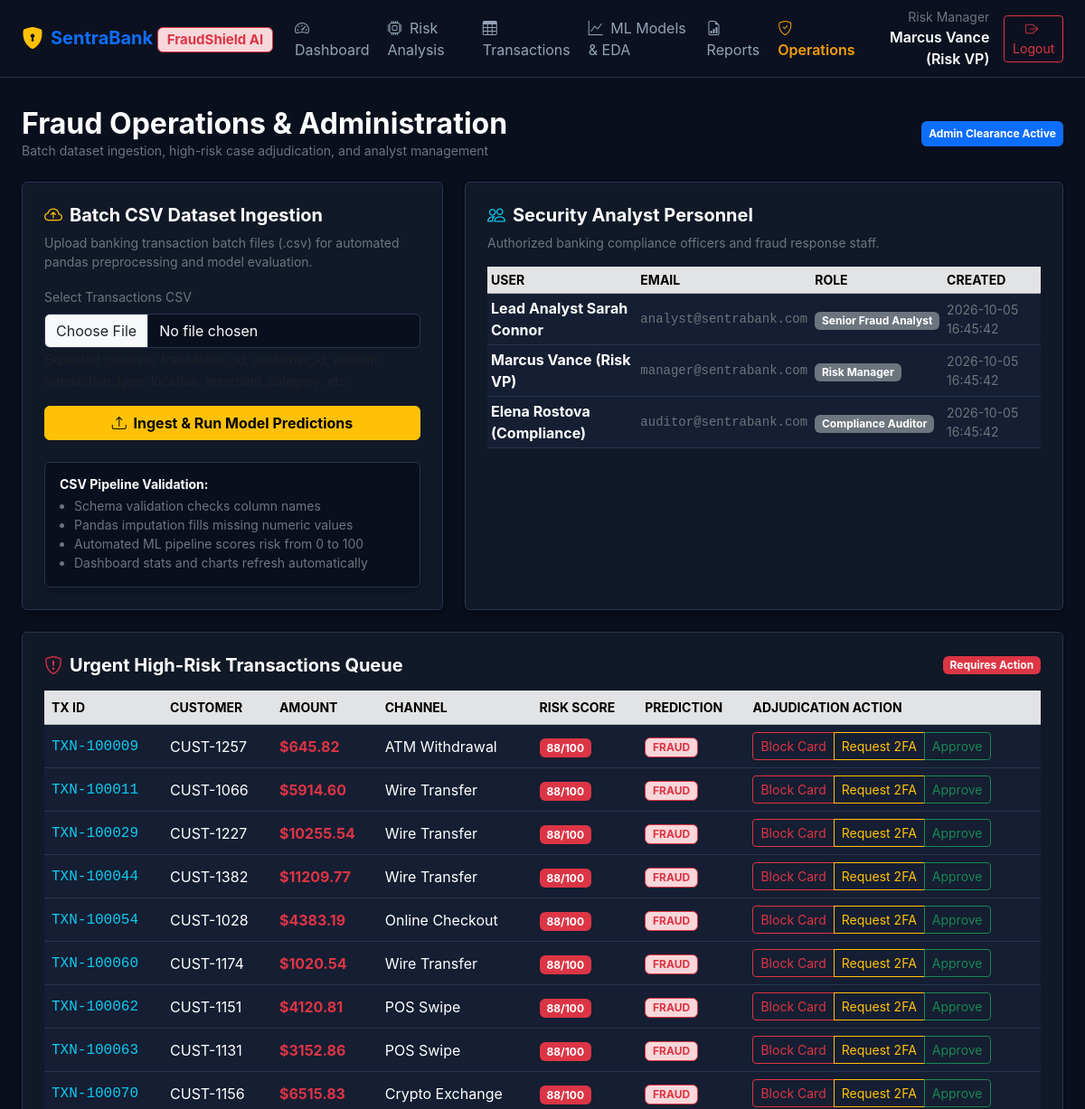
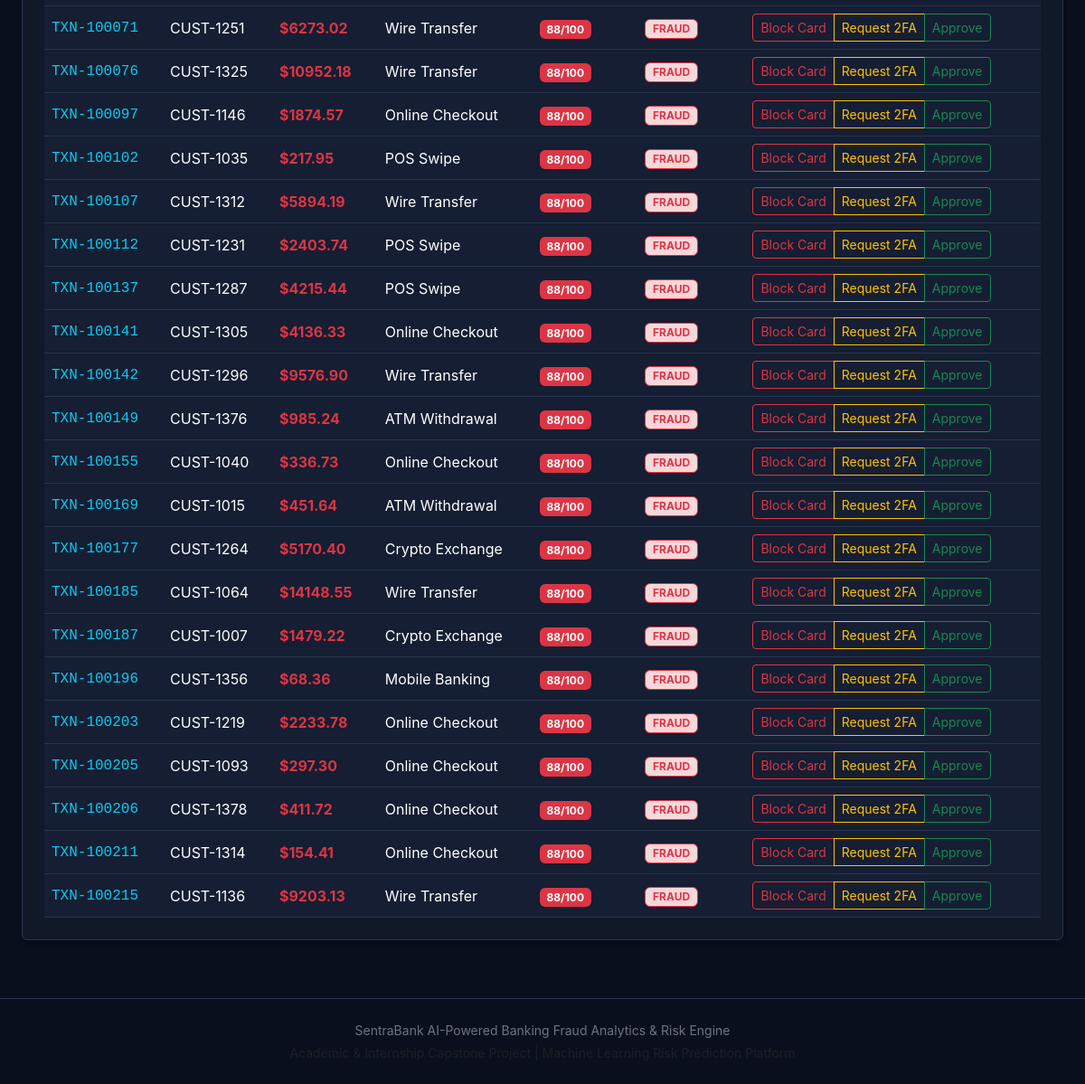
/admin (signed in), run on the app's committed database (2 pictures, top to bottom).
### tables this page shows
CREATE TABLE users (
        id INTEGER PRIMARY KEY AUTOINCREMENT,
        username TEXT UNIQUE NOT NULL,
        email TEXT UNIQUE NOT NULL,
        password_hash TEXT NOT NULL,
        role TEXT NOT NULL DEFAULT 'analyst',
        full_name TEXT NOT NULL,
        created_at TIMESTAMP DEFAULT CURRENT_TIMESTAMP
    );

CREATE TABLE transactions (
        id INTEGER PRIMARY KEY AUTOINCREMENT,
        transaction_id TEXT UNIQUE NOT NULL,
        customer_id TEXT NOT NULL,
        amount REAL NOT NULL,
        transaction_type TEXT NOT NULL,
        transaction_time TEXT NOT NULL,
        account_age INTEGER,
        location TEXT,
        merchant_category TEXT,
        device_type TEXT,
        previous_transactions INTEGER DEFAULT 0,
        previous_fraud_count INTEGER DEFAULT 0,
        transaction_frequency REAL DEFAULT 0.0,
        failed_transactions INTEGER DEFAULT 0,
        is_fraud INTEGER DEFAULT 0,
        prediction TEXT,
        fraud_probability REAL,
        risk_score INTEGER,
        risk_level TEXT,
        status TEXT DEFAULT 'pending_review',
        analyst_notes TEXT,
        created_at TIMESTAMP DEFAULT CURRENT_TIMESTAMP
    );

### app.py (the view)
@app.route('/admin')
@login_required
def admin():
    conn = get_db()
    high_risk = conn.execute('SELECT * FROM transactions WHERE risk_score >= 60 ORDER BY risk_score DESC LIMIT 30').fetchall()
    users = conn.execute('SELECT id, username, email, role, full_name, created_at FROM users').fetchall()
    conn.close()
    return render_template('admin.html', high_risk=high_risk, users=users)

### app.py (called while the page is built)
def get_db():
    conn = sqlite3.connect(DB_PATH)
    conn.row_factory = sqlite3.Row
    return conn

def login_required(f):
    @wraps(f)
    def decorated_function(*args, **kwargs):
        if 'user_id' not in session:
            flash('Please log in to access the fraud detection portal.', 'warning')
            return redirect(url_for('login'))
        return f(*args, **kwargs)
    return decorated_function

### templates/admin.html (shortened to what this page needs)
{% extends "base.html" %}
{% block content %}
<div class="d-flex justify-content-between align-items-center mb-4 flex-wrap gap-2">
    <div>
        <h2 class="fw-bold text-white mb-0">Fraud Operations & Administration</h2>
        <p class="text-secondary small mb-0">Batch dataset ingestion, high-risk case adjudication, and analyst management</p>
    </div>
    <span class="badge bg-primary p-2">Admin Clearance Active</span>
</div>
<div class="row g-4 mb-4">
    <div class="col-12 col-lg-5">
        <div class="card bg-navy border-secondary h-100 p-4">
            <h5 class="fw-bold text-white mb-2"><i class="bi bi-cloud-arrow-up text-warning me-2"></i>Batch CSV Dataset Ingestion</h5>
            <p class="text-secondary small mb-3">Upload banking transaction batch files (.csv) for automated pandas preprocessing and model evaluation.</p>
            <form action="{{ url_for('upload') }}" method="POST" enctype="multipart/form-data">
                <div class="mb-3">
                    <label class="form-label small text-secondary">Select Transactions CSV</label>
                    <input class="form-control bg-dark text-light border-secondary" type="file" name="file" accept=".csv" required>
                    <small class="text-muted">Expected columns: transaction_id, customer_id, amount, transaction_type, location, merchant_category, etc.</small>
                </div>
                <button type="submit" class="btn btn-warning w-100 fw-bold">
                    <i class="bi bi-upload me-1"></i> Ingest & Run Model Predictions
                </button>
            </form>
            <div class="card bg-dark border-secondary p-3 mt-4">
                <h6 class="small fw-bold text-white mb-1">CSV Pipeline Validation:</h6>
                <ul class="text-secondary small mb-0 ps-3">
                    <li>Schema validation checks column names</li>
                    <li>Pandas imputation fills missing numeric values</li>
                    <li>Automated ML pipeline scores risk from 0 to 100</li>
                    <li>Dashboard stats and charts refresh automatically</li>
                </ul>
            </div>
        </div>
    </div>
    <div class="col-12 col-lg-7">
        <div class="card bg-navy border-secondary h-100 p-4">
            <h5 class="fw-bold text-white mb-2"><i class="bi bi-people text-info me-2"></i>Security Analyst Personnel</h5>
            <p class="text-secondary small mb-3">Authorized banking compliance officers and fraud response staff.</p>
            <div class="table-responsive">
                <table class="table table-dark table-hover table-sm align-middle">
                    <thead class="table-secondary small text-uppercase">
                        <tr>
                            <th>User</th>
                            <th>Email</th>
                            <th>Role</th>
                            <th>Created</th>
                        </tr>
                    </thead>
                    <tbody>
                        {% for u in users %}
                        <tr>
                            <td class="fw-bold text-white">{{ u.full_name }}</td>
                            <td class="font-monospace small text-secondary">{{ u.email }}</td>
                            <td><span class="badge bg-secondary">{{ u.role }}</span></td>
                            <td class="small text-secondary">{{ u.created_at }}</td>
                        </tr>
                        {% endfor %}
                    </tbody>
                </table>
            </div>
        </div>
    </div>
</div>
<div class="card bg-navy border-secondary p-4">
    <div class="d-flex justify-content-between align-items-center mb-3">
        <h5 class="fw-bold text-white mb-0"><i class="bi bi-shield-exclamation text-danger me-2"></i>Urgent High-Risk Transactions Queue</h5>
        <span class="badge bg-danger">Requires Action</span>
    </div>
    <div class="table-responsive">
        <table class="table table-dark table-hover mb-0 align-middle">
            <thead class="table-secondary small text-uppercase">
                <tr>
                    <th>Tx ID</th>
                    <th>Customer</th>
                    <th>Amount</th>
                    <th>Channel</th>
                    <th>Risk Score</th>
                    <th>Prediction</th>
                    <th>Adjudication Action</th>
                </tr>
            </thead>
            <tbody>
                {% for tx in high_risk %}
                <tr>
                    <td class="font-monospace text-info">{{ tx.transaction_id }}</td>
                    <td>{{ tx.customer_id }}</td>
                    <td class="fw-bold text-danger">${{ "%.2f"|format(tx.amount) }}</td>
                    <td>{{ tx.transaction_type }}</td>
                    <td><span class="badge bg-danger">{{ tx.risk_score }}/100</span></td>
                    <td><span class="badge bg-danger-subtle text-danger border border-danger">FRAUD</span></td>
                    <td>
                        <div class="btn-group btn-group-sm">
                            <button type="button" class="btn btn-outline-danger" onclick="alert('Transaction {{ tx.transaction_id }} officially blocked and card frozen.')">
                                Block Card
                            </button>
                            <button type="button" class="btn btn-outline-warning" onclick="alert('OTP Challenge dispatched to Customer {{ tx.customer_id }}.')">
                                Request 2FA
                            </button>
                            <button type="button" class="btn btn-outline-success" onclick="alert('Marked as false positive and approved.')">
                                Approve
                            </button>
                        </div>
                    </td>
                </tr>
                {% endfor %}
            </tbody>
        </table>
    </div>
</div>
{% endblock %}

### templates/base.html (shortened to what this page needs)
<!DOCTYPE html>
<html lang="en">
<head>
    <link href="https://cdn.jsdelivr.net/npm/bootstrap@5.3.3/dist/css/bootstrap.min.css" rel="stylesheet">
    <link href="https://cdn.jsdelivr.net/npm/bootstrap-icons@1.11.3/font/bootstrap-icons.min.css" rel="stylesheet">
    <link rel="stylesheet" href="{{ url_for('static', filename='css/style.css') }}">
</head>
<body class="bg-dark text-light">
    {% if session.get('user_id') %}
    <nav class="navbar navbar-expand-lg navbar-dark bg-navy border-bottom border-secondary sticky-top">
        <div class="container-fluid px-4">
            <a class="navbar-brand d-flex align-items-center gap-2 fw-bold text-primary" href="{{ url_for('dashboard') }}">
                <i class="bi bi-shield-lock-fill fs-4 text-warning"></i>
                <span>SentraBank <span class="badge bg-danger-subtle text-danger border border-danger">FraudShield AI</span></span>
            </a>
            <div class="collapse navbar-collapse" id="navMenu">
                <ul class="navbar-nav me-auto mb-2 mb-lg-0 gap-1">
                    <li class="nav-item">
                        <a class="nav-link {% if request.endpoint == 'dashboard' %}active text-warning fw-semibold{% endif %}" href="{{ url_for('dashboard') }}">
                            <i class="bi bi-speedometer2 me-1"></i> Dashboard
                        </a>
                    </li>
                    <li class="nav-item">
                        <a class="nav-link {% if request.endpoint == 'predict' %}active text-warning fw-semibold{% endif %}" href="{{ url_for('predict') }}">
                            <i class="bi bi-cpu me-1"></i> Risk Analysis
                        </a>
                    </li>
                    <li class="nav-item">
                        <a class="nav-link {% if request.endpoint == 'transactions' %}active text-warning fw-semibold{% endif %}" href="{{ url_for('transactions') }}">
                            <i class="bi bi-table me-1"></i> Transactions
                        </a>
                    </li>
                    <li class="nav-item">
                        <a class="nav-link {% if request.endpoint == 'analytics' %}active text-warning fw-semibold{% endif %}" href="{{ url_for('analytics') }}">
                            <i class="bi bi-graph-up me-1"></i> ML Models & EDA
                        </a>
                    </li>
                    <li class="nav-item">
                        <a class="nav-link {% if request.endpoint == 'reports' %}active text-warning fw-semibold{% endif %}" href="{{ url_for('reports') }}">
                            <i class="bi bi-file-earmark-bar-graph me-1"></i> Reports
                        </a>
                    </li>
                    <li class="nav-item">
                        <a class="nav-link {% if request.endpoint == 'admin' %}active text-warning fw-semibold{% endif %}" href="{{ url_for('admin') }}">
                            <i class="bi bi-shield-check me-1"></i> Operations
                        </a>
                    </li>
                </ul>
                <div class="d-flex align-items-center gap-3">
                    <div class="text-end d-none d-md-block">
                        <small class="text-secondary d-block">{{ session.get('role', 'Fraud Analyst') }}</small>
                        <span class="fw-semibold text-white">{{ session.get('full_name', 'Analyst') }}</span>
                    </div>
                    <form action="{{ url_for('logout') }}" method="POST" class="d-inline">
                        <button type="submit" class="btn btn-outline-danger btn-sm">
                            <i class="bi bi-box-arrow-right me-1"></i> Logout
                        </button>
                    </form>
                </div>
            </div>
        </div>
    </nav>
    {% endif %}
    <div class="container-fluid px-4 pt-3">
    </div>
    <main class="container-fluid px-4 py-3">
        {% block content %}{% endblock %}
    </main>
    <footer class="py-4 mt-5 border-top border-secondary text-center text-secondary small">
        <div class="container">
            <p class="mb-1">SentraBank AI-Powered Banking Fraud Analytics & Risk Engine</p>
            <p class="mb-0 text-muted">Academic & Internship Capstone Project | Machine Learning Risk Prediction Platform</p>
        </div>
    </footer>
</body>
</html>

### static/css/style.css (style rules this page uses)
:root { --bs-dark-rgb: 10, 15, 29; --navy-bg: #0f172a; --navy-card: #1e293b; --border-color: #334155; --accent-gold: #f59e0b; --danger-red: #ef4444; }
body { background-color: #0b0f19; font-family: -apple-system, BlinkMacSystemFont, "Segoe UI", Roboto, "Helvetica Neue", Arial, sans-serif; color: #e2e8f0; }
.bg-navy { background-color: #111827 !important; }
.card { background-color: #151e32; border-color: #27354f; box-shadow: 0 4px 6px -1px rgba(0, 0, 0, 0.2), 0 2px 4px -1px rgba(0, 0, 0, 0.1); }
.table-dark { --bs-table-bg: #151e32; --bs-table-border-color: #27354f; }
.border-secondary { border-color: #27354f !important; }
.navbar { background-color: #0b1120 !important; }
.nav-link { color: #94a3b8; transition: color 0.2s ease; }
.nav-link:hover, .nav-link.active { color: #f59e0b !important; }

### data on the page
users: get "Risk Manager", get "Marcus Vance (Risk VP)", full_name "Marcus Vance (Risk VP)", email "manager@sentrabank.com", role "Risk Manager", created_at "2026-10-05 16:45:42"
users: full_name "Lead Analyst Sarah Connor", email "analyst@sentrabank.com", role "Senior Fraud Analyst", created_at "2026-10-05 16:45:42"
users: full_name "Elena Rostova (Compliance)", email "auditor@sentrabank.com", role "Compliance Auditor", created_at "2026-10-05 16:45:42"
transactions: transaction_id "TXN-100009", customer_id "CUST-1257", amount "645.82", transaction_type "ATM Withdrawal", risk_score "88"
transactions: transaction_id "TXN-100011", customer_id "CUST-1066", amount "5914.60", transaction_type "Wire Transfer", risk_score "88"
transactions: transaction_id "TXN-100029", customer_id "CUST-1227", amount "10255.54", transaction_type "Wire Transfer", risk_score "88"
transactions: transaction_id "TXN-100044", customer_id "CUST-1382", amount "11209.77", transaction_type "Wire Transfer", risk_score "88"
transactions: transaction_id "TXN-100054", customer_id "CUST-1028", amount "4383.19", transaction_type "Online Checkout", risk_score "88"
transactions: transaction_id "TXN-100060", customer_id "CUST-1174", amount "1020.54", transaction_type "Wire Transfer", risk_score "88"
transactions: transaction_id "TXN-100062", customer_id "CUST-1151", amount "4120.81", transaction_type "POS Swipe", risk_score "88"
transactions: transaction_id "TXN-100063", customer_id "CUST-1131", amount "3152.86", transaction_type "POS Swipe", risk_score "88"
transactions: transaction_id "TXN-100070", customer_id "CUST-1156", amount "6515.83", transaction_type "Crypto Exchange", risk_score "88"
transactions: transaction_id "TXN-100071", customer_id "CUST-1251", amount "6273.02", transaction_type "Wire Transfer", risk_score "88"
transactions: transaction_id "TXN-100076", customer_id "CUST-1325", amount "10952.18", transaction_type "Wire Transfer", risk_score "88"
transactions: transaction_id "TXN-100097", customer_id "CUST-1146", amount "1874.57", transaction_type "Online Checkout", risk_score "88"
transactions: transaction_id "TXN-100102", customer_id "CUST-1035", amount "217.95", transaction_type "POS Swipe", risk_score "88"
transactions: transaction_id "TXN-100107", customer_id "CUST-1312", amount "5894.19", transaction_type "Wire Transfer", risk_score "88"
transactions: transaction_id "TXN-100112", customer_id "CUST-1231", amount "2403.74", transaction_type "POS Swipe", risk_score "88"
transactions: transaction_id "TXN-100137", customer_id "CUST-1287", amount "4215.44", transaction_type "POS Swipe", risk_score "88"
transactions: transaction_id "TXN-100141", customer_id "CUST-1305", amount "4136.33", transaction_type "Online Checkout", risk_score "88"
transactions: transaction_id "TXN-100142", customer_id "CUST-1296", amount "9576.90", transaction_type "Wire Transfer", risk_score "88"
transactions: transaction_id "TXN-100149", customer_id "CUST-1376", amount "985.24", transaction_type "ATM Withdrawal", risk_score "88"
transactions: transaction_id "TXN-100155", customer_id "CUST-1040", amount "336.73", transaction_type "Online Checkout", risk_score "88"
transactions: transaction_id "TXN-100169", customer_id "CUST-1015", amount "451.64", transaction_type "ATM Withdrawal", risk_score "88"
transactions: transaction_id "TXN-100177", customer_id "CUST-1264", amount "5170.40", transaction_type "Crypto Exchange", risk_score "88"
transactions: transaction_id "TXN-100185", customer_id "CUST-1064", amount "14148.55", transaction_type "Wire Transfer", risk_score "88"
transactions: transaction_id "TXN-100187", customer_id "CUST-1007", amount "1479.22", transaction_type "Crypto Exchange", risk_score "88"
transactions: transaction_id "TXN-100196", customer_id "CUST-1356", amount "68.36", transaction_type "Mobile Banking", risk_score "88"
transactions: transaction_id "TXN-100203", customer_id "CUST-1219", amount "2233.78", transaction_type "Online Checkout", risk_score "88"
transactions: transaction_id "TXN-100205", customer_id "CUST-1093", amount "297.30", transaction_type "Online Checkout", risk_score "88"
transactions: transaction_id "TXN-100206", customer_id "CUST-1378", amount "411.72", transaction_type "Online Checkout", risk_score "88"
transactions: transaction_id "TXN-100211", customer_id "CUST-1314", amount "154.41", transaction_type "Online Checkout", risk_score "88"
transactions: transaction_id "TXN-100215", customer_id "CUST-1136", amount "9203.13", transaction_type "Wire Transfer", risk_score "88"
